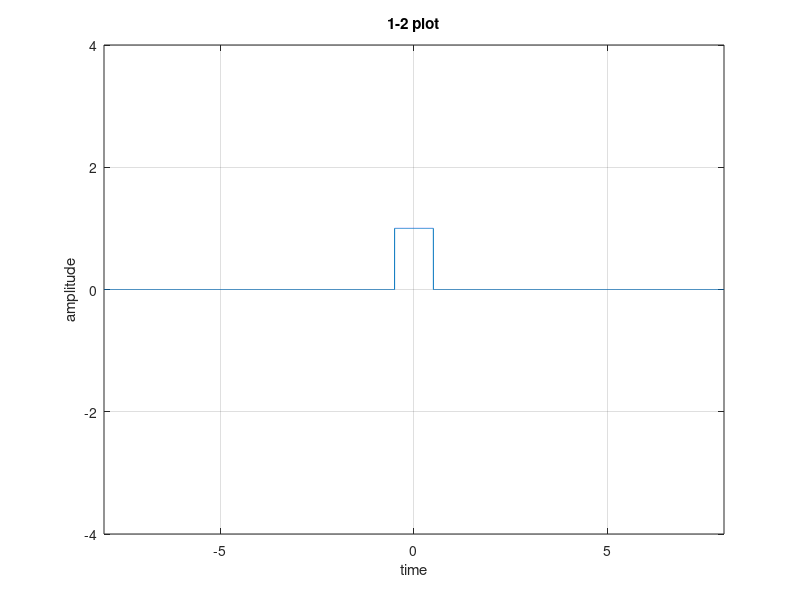

MATLAB code for this plot: (Note: this script raises an error after producing the figure.)
%% BME 306 Lab 1 - introduction to discrete signals 
% Alexander Ross 
% 9/30/19

%% Question 2
% Create a unit rectangle using the rectpuls command and plot it.
clear all;
close all;
clf;
figure(1); % start a new figure
t=-8:0.001:8; % define a time axis
s = rectpuls(t); % unit rectangle
plot(t,s); % create plot
grid on; % add grid lines
axis([-8 8 -4 4]); % scale the display axes
xlabel('time'); % supply a x-axis label
ylabel('amplitude'); % supply a y-axis label
title('1-2 plot'); % supply a figure title 

%% Question 3
length(s);
% The length is 16001
index1 = find(t==0);
% The index of the signal vector at t=0 is 8001

%% Question 4
figure(2); % start a new figure
t=-8:0.1:8; % define a time axis
s = rectpuls(t); % unit rectangle
l=-8:1:8; % define a time axis
g = rectpuls(l); % unit rectangle
plot(l,g);
hold on
plot(t,s); % create plot
grid on; % add grid lines
axis([-8 8 -4 4]); % scale the display axes
xlabel('time'); % supply a x-axis label
ylabel('amplitude'); % supply a y-axis label
title('1-2 plot'); % supply a figure title 
hold off


% As the number of discrete values in the 't' array decreases, the
% accurracy of each rect fucntion decreases as well.  The more indexes the
%'t' array has, the more close to the ideal rect function you will get.

%% Question 5
clear all;
close all;
clf;
figure(3);
t=-8:0.001:8; % define a time axis
s1 = rectpuls(t-2);
s2 = rectpuls(2*t);
s3 = 2*rectpuls(-t-2);
s4 = -rectpuls(t) + 2;

subplot(2,2,1); % create plot
plot(t,s1);
title('plot 1'); % supply a figure title 
axis([-8 8 -4 4]); % scale the display axes
xlabel('time'); % supply a x-axis label
ylabel('amplitude'); % supply a y-axis label

subplot(2,2,2); % create plot
plot(t,s2);
title('plot 2'); % supply a figure title 
axis([-8 8 -4 4]); % scale the display axes
xlabel('time'); % supply a x-axis label
ylabel('amplitude'); % supply a y-axis label

subplot(2,2,3); % create plot
plot(t,s3);
title('plot 3'); % supply a figure title 
axis([-8 8 -4 4]); % scale the display axes
xlabel('time'); % supply a x-axis label
ylabel('amplitude'); % supply a y-axis label

subplot(2,2,4); % create plot
plot(t,s4);
title('plot 4'); % supply a figure title 
axis([-8 8 -4 4]); % scale the display axes
xlabel('time'); % supply a x-axis label
ylabel('amplitude'); % supply a y-axis label

%% Question 6
clear all;
close all;
clf;
figure(3);
t=-8:0.001:8; % define a time axis
syms x
s1 = heaviside(t); %step function 1
s2 = heaviside(t-2);
s3 = heaviside(-t);
s4 = -heaviside(t)+1;

subplot(2,2,1); % create plot
plot(t,s1);
title('plot 1'); % supply a figure title 
axis([-8 8 -4 4]); % scale the display axes
xlabel('time'); % supply a x-axis label
ylabel('amplitude'); % supply a y-axis label

subplot(2,2,2); % create plot
plot(t,s2);
title('plot 2'); % supply a figure title 
axis([-8 8 -4 4]); % scale the display axes
xlabel('time'); % supply a x-axis label
ylabel('amplitude'); % supply a y-axis label

subplot(2,2,3); % create plot
plot(t,s3);
title('plot 3'); % supply a figure title 
axis([-8 8 -4 4]); % scale the display axes
xlabel('time'); % supply a x-axis label
ylabel('amplitude'); % supply a y-axis label

subplot(2,2,4); % create plot
plot(t,s4);
title('plot 4'); % supply a figure title 
axis([-8 8 -4 4]); % scale the display axes
xlabel('time'); % supply a x-axis label
ylabel('amplitude'); % supply a y-axis label

%% Question 7
clear all;
close all;
clf;
figure(4);
t=-8:0.001:8; % define a time axis
syms x
s1 = heaviside(t-2).*cos(2*pi*t);
s2 = rectpuls((t-2.5)/5).* sin(3*t+(pi*(1/6)));
s3 = cos(10*t)+2;
s4 = abs(cos(2*pi*6*t));

subplot(2,2,1); % create plot
plot(t,s1);
title('plot 1'); % supply a figure title 
axis([-8 8 -4 4]); % scale the display axes
xlabel('time'); % supply a x-axis label
ylabel('amplitude'); % supply a y-axis label

subplot(2,2,2); % create plot
plot(t,s2);
title('plot 2'); % supply a figure title 
axis([-8 8 -4 4]); % scale the display axes
xlabel('time'); % supply a x-axis label
ylabel('amplitude'); % supply a y-axis label

subplot(2,2,3); % create plot
plot(t,s3);
title('plot 3'); % supply a figure title 
axis([-8 8 -4 4]); % scale the display axes
xlabel('time'); % supply a x-axis label
ylabel('amplitude'); % supply a y-axis label

subplot(2,2,4); % create plot
plot(t,s4);
title('plot 4'); % supply a figure title 
axis([-8 8 -4 4]); % scale the display axes
xlabel('time'); % supply a x-axis label
ylabel('amplitude'); % supply a y-axis label

%% Question 8
clear all;
close all;
clf;
figure(5);
t=-8:0.001:8; % define a time axis
syms x
s1 = square(2*pi*t*1/3); %square wave
s2 = sawtooth(2*pi*t*1/3); %sawtooth wave
s3 = 1/2*square(2*pi*t*1/3,25)+1/2; % rectangular wave with 25% duty cycle
s4 = sawtooth(2*pi*t*1/3,0.5); %triangle wave

subplot(2,2,1); % create plot
plot(t,s1);
title('plot 1'); % supply a figure title 
axis([-8 8 -4 4]); % scale the display axes
xlabel('time'); % supply a x-axis label
ylabel('amplitude'); % supply a y-axis label

subplot(2,2,2); % create plot
plot(t,s2);
title('plot 2'); % supply a figure title 
axis([-8 8 -4 4]); % scale the display axes
xlabel('time'); % supply a x-axis label
ylabel('amplitude'); % supply a y-axis label

subplot(2,2,3); % create plot
plot(t,s3);
title('plot 3'); % supply a figure title 
axis([-8 8 -4 4]); % scale the display axes
xlabel('time'); % supply a x-axis label
ylabel('amplitude'); % supply a y-axis label

subplot(2,2,4); % create plot
plot(t,s4);
title('plot 4'); % supply a figure title 
axis([-8 8 -4 4]); % scale the display axes
xlabel('time'); % supply a x-axis label
ylabel('amplitude'); % supply a y-axis label

%% Question 9

% See attached file 'stimpulse.m' for Question 9

